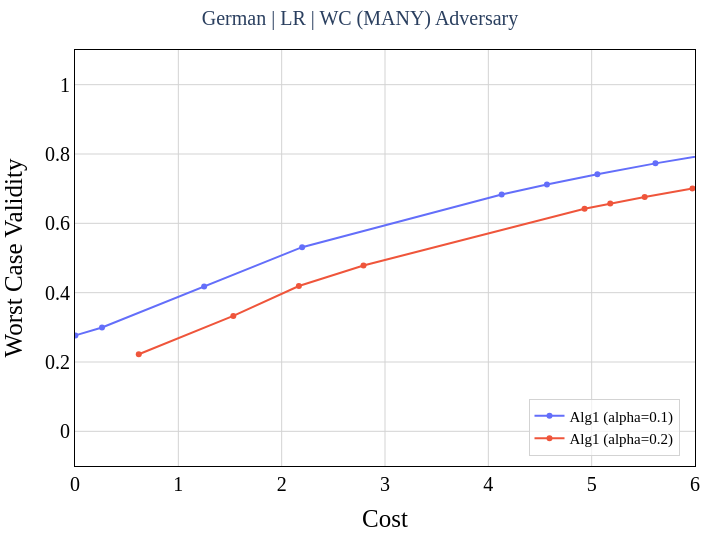

Notebook code cell kept with this figure:
### Code cell
should_plot_frontier = False
fig = plotFigures(df_results_avg, params, should_plot_frontier)

print(f'{params["data"]}  |  {params["base_model"].upper()}')
fig.show()

### Figure 1 — Plotly figure (JSON) as saved in the notebook; plotly's stock layout.template omitted (floating-point values rounded to 4 significant figures)
{"data": [{"customdata": [0.001, 0.002, 0.003, 0.004, 0.005, 0.006, 0.007, 0.008, 0.009, 0.01, 0.02, 0.03, 0.04, 0.05, 0.06, 0.07, 0.08, 0.09, 0.1, 0.2, 0.3, 0.4, 0.5], "hovertemplate": "Cost: %{x}<br>Validity: %{y}<br>lambda: %{customdata}", "mode": "lines+markers", "name": "Alg1 (alpha=0.1)", "showlegend": true, "type": "scatter", "x": [20.27, 18.01, 16.69, 15.74, 15.01, 14.4, 13.89, 13.45, 13.06, 12.7, 10.34, 8.903, 7.844, 6.989, 6.261, 5.617, 5.055, 4.567, 4.129, 2.198, 1.25, 0.2615, 0.003918], "y": [0.9968, 0.9935, 0.9903, 0.987, 0.9838, 0.9805, 0.9773, 0.9741, 0.9708, 0.9676, 0.9351, 0.9027, 0.8703, 0.8378, 0.8054, 0.773, 0.7416, 0.712, 0.6834, 0.5312, 0.4177, 0.2994, 0.2767]}, {"customdata": [0.001, 0.002, 0.003, 0.004, 0.005, 0.006, 0.007, 0.008, 0.009, 0.01, 0.02, 0.03, 0.04, 0.05, 0.06, 0.07, 0.08, 0.09, 0.1, 0.2, 0.3, 0.4, 0.5], "hovertemplate": "Cost: %{x}<br>Validity: %{y}<br>lambda: %{customdata}", "mode": "lines+markers", "name": "Alg1 (alpha=0.2)", "showlegend": true, "type": "scatter", "x": [28.05, 24.58, 22.53, 21.07, 19.93, 18.99, 18.19, 17.5, 16.88, 16.33, 12.57, 10.22, 8.421, 7.431, 6.654, 5.975, 5.513, 5.18, 4.931, 2.792, 2.166, 1.532, 0.6173], "y": [0.995, 0.99, 0.9851, 0.9801, 0.9751, 0.9701, 0.9651, 0.9602, 0.9552, 0.9502, 0.9004, 0.8506, 0.8008, 0.7656, 0.7327, 0.7006, 0.6762, 0.6573, 0.6422, 0.4785, 0.4193, 0.333, 0.2224]}, {"customdata": [], "hovertemplate": "Cost: %{x}<br>Validity: %{y}<br>lambda: %{customdata}", "mode": "lines+markers", "name": "L1PSD (alpha=0.1)", "showlegend": true, "type": "scatter", "x": [], "y": []}, {"customdata": [], "hovertemplate": "Cost: %{x}<br>Validity: %{y}<br>lambda: %{customdata}", "mode": "lines+markers", "name": "ROARLInf (alpha=0.1)", "showlegend": true, "type": "scatter", "x": [], "y": []}, {"customdata": [], "hovertemplate": "Cost: %{x}<br>Validity: %{y}<br>lambda: %{customdata}", "mode": "lines+markers", "name": "ROARL1 (alpha=0.1)", "showlegend": true, "type": "scatter", "x": [], "y": []}], "layout": {"height": 540, "legend": {"bgcolor": "rgba(255, 255, 255, 0.7)", "bordercolor": "lightgrey", "borderwidth": 1, "entrywidth": 100.5, "font": {"color": "black", "family": "Times New Roman", "size": 15}, "orientation": "v", "x": 0.975, "xanchor": "right", "y": 0.025}, "margin": {"b": 25, "l": 25, "r": 25, "t": 50}, "paper_bgcolor": "white", "plot_bgcolor": "white", "title": {"font": {"family": "Times New Roman", "size": 20}, "text": "German | LR | WC (MANY) Adversary", "x": 0.5}, "width": 720, "xaxis": {"gridcolor": "lightgrey", "linecolor": "black", "mirror": true, "range": [0, 6], "showline": true, "tickfont": {"color": "black", "family": "Times New Roman", "size": 20}, "title": {"font": {"color": "black", "family": "Times New Roman", "size": 25}, "text": "Cost"}, "zerolinecolor": "lightgrey", "zerolinewidth": 1}, "yaxis": {"gridcolor": "lightgrey", "linecolor": "black", "mirror": true, "range": [-0.1, 1.1], "showline": true, "tickfont": {"color": "black", "family": "Times New Roman", "size": 20}, "title": {"font": {"color": "black", "family": "Times New Roman", "size": 25}, "text": "Worst Case Validity"}, "zerolinecolor": "lightgrey", "zerolinewidth": 1}}}
